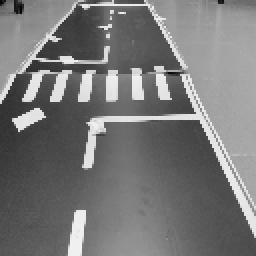
#> input picture src/lane-detect/fullOutput/image/noise1-00004600.png, 128 x 128 px, given as the content of the folder ./data, which was not available (shown 2 times larger)
$ python check_visual_block.py
#> lines starting #> are read from the running program, lines starting #| are printed output that depends on the picture; after the words box and inside, x2 and y2 are one past the last pixel; in counts of white or black regions, pixels touching at a corner belong together; pictures that were not available may be replaced by others from this repository, and a replacement may not be noted
import cv2
import numpy as np
import sys
import os

listfRrame = os.listdir("./data")
listfRrame.sort(key=len)

for eachName in listfRrame:
    image = cv2.imread("./data/"+eachName)
#> image is the input picture: shape (128, 128, 3); min 1, max 243, mean 119.8

    # Convert the image from BGR to HSV color space
    hsv_img = cv2.cvtColor(image, cv2.COLOR_BGR2HSV)
#> hsv_img: shape (128, 128, 3); mean H, S, V 0, 0, 119.8

    # Define the lower and upper bounds of the white color in HSV
    lower_white = np.array([0, 0, 70])
    upper_white = np.array([255, 60, 255])

    # Apply the color filter to extract white regions
    white_mask = cv2.inRange(hsv_img, lower_white, upper_white)
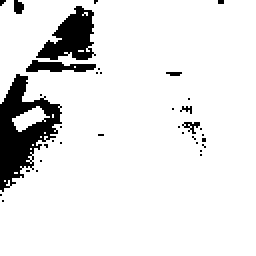
#> white_mask: shape (128, 128) (shown 2 times larger); 90.6% white; 36 black regions (31 under 20 px)

    cv2.imshow("mask",white_mask)

    # Find the contours in the binary image
    contours, _ = cv2.findContours(white_mask, cv2.RETR_EXTERNAL, cv2.CHAIN_APPROX_SIMPLE)
#> contours = 9 contours, 7 with area under 20; largest, box (x1, y1, x2, y2) and area: (0, 0, 128, 128) 15053, (6, 53, 25, 66) 98

    # Find the contour with the largest area
    largest_contour = max(contours, key=cv2.contourArea)
#> largest_contour = contour of 157 points, box (x1, y1, x2, y2) (0, 0, 128, 128), area 15053

    # Find the minimum area ellipse for the largest contour
    ellipse = cv2.fitEllipse(largest_contour)
#> ellipse = ((83.85, 57.85), (149.8, 206.1), 176.3)

    cv2.ellipse(image, ellipse, (0, 0, 255), 1)

    # Get the center coordinates and axis lengths of the ellipse
    center, axes, angle = ellipse
#> center = (83.85, 57.85); axes = (149.8, 206.1); angle = 176.3


    # Calculate the endpoints of the major axis using trigonometry
    major_axis_length = max(axes)
#> major_axis_length = 206.1
    minor_axis_length = min(axes)
#> minor_axis_length = 149.8
    angle_rad = (-angle+90) * np.pi / 180
#> angle_rad = -1.51
    x1 = int(center[0] + major_axis_length/2 * np.cos(angle_rad))
#> x1 = 90
    y1 = int(center[1] - major_axis_length/2 * np.sin(angle_rad))
#> y1 = 160
    x2 = int(center[0] - major_axis_length/2 * np.cos(angle_rad))
#> x2 = 77
    y2 = int(center[1] + major_axis_length/2 * np.sin(angle_rad))
#> y2 = -44

    # Draw the line along the major axis
    cv2.line(image, (x1, y1), (x2, y2), (0, 255, 0), 2)
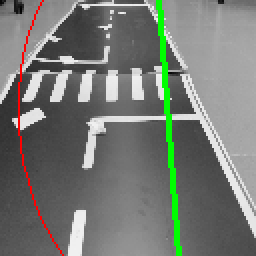
#> image: shape (128, 128, 3) (shown 2 times larger); mean B, G, R 116.2, 122.2, 118.2

    h,w= image.shape[:2]
#> h = 128; w = 128
    image = cv2.resize(image,(w*3,h*3))
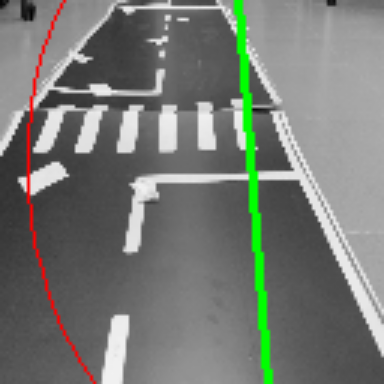
#> image: shape (384, 384, 3); mean B, G, R 116.1, 122.1, 118.1

    # Display the image
    cv2.imshow('Image', image)

    if 27 == cv2.waitKey(100):
#> (key Esc is pressed here)
        break

$ run again, on src/lane-detect/fullOutput/image/noise1-00005750.png
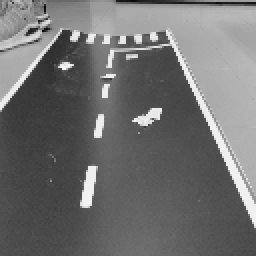
#> input picture src/lane-detect/fullOutput/image/noise1-00005750.png, 128 x 128 px, given as the content of the folder ./data, which was not available (shown 2 times larger)
#> image is the input picture: shape (128, 128, 3); min 7, max 245, mean 112
#> hsv_img: shape (128, 128, 3); mean H, S, V 0, 0, 112
#> `white_mask = cv2.inRange(hsv_img, lower_white, upper_white)`:
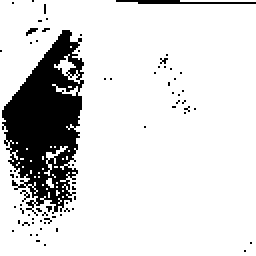
#> white_mask: shape (128, 128) (shown 2 times larger); 85.7% white; 71 black regions (69 under 20 px)
#> contours = 2 contours, 1 with area under 20; largest, box (x1, y1, x2, y2) and area: (0, 0, 128, 128) 15999
#> largest_contour = contour of 14 points, box (x1, y1, x2, y2) (0, 0, 128, 128), area 15999
#> ellipse = ((66.75, 68.78), (147, 207.3), 88.39)
#> center = (66.75, 68.78); axes = (147, 207.3); angle = 88.39
#> major_axis_length = 207.3
#> minor_axis_length = 147
#> angle_rad = 0.0281
#> x1 = 170
#> y1 = 65
#> x2 = -36
#> y2 = 71
#> `image = cv2.resize(image,(w*3,h*3))`:
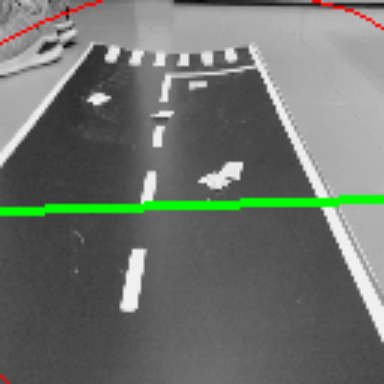
#> image: shape (384, 384, 3); mean B, G, R 109.1, 115.1, 110

$ run again, on src/lane-detect/fullOutput/image/noise1-00006550.png
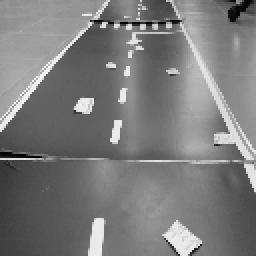
#> input picture src/lane-detect/fullOutput/image/noise1-00006550.png, 128 x 128 px, given as the content of the folder ./data, which was not available (shown 2 times larger)
#> image is the input picture: shape (128, 128, 3); min 0, max 249, mean 123.2
#> hsv_img: shape (128, 128, 3); mean H, S, V 0, 0, 123.2
#> `white_mask = cv2.inRange(hsv_img, lower_white, upper_white)`:
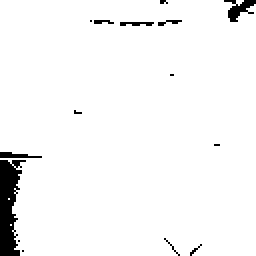
#> white_mask: shape (128, 128) (shown 2 times larger); 96.3% white; 15 black regions (11 under 20 px)
#> contours = 3 contours, 2 with area under 20; largest, box (x1, y1, x2, y2) and area: (0, 0, 128, 128) 15584
#> largest_contour = contour of 97 points, box (x1, y1, x2, y2) (0, 0, 128, 128), area 15584
#> ellipse = ((69.39, 64.82), (132.8, 159.8), 18.92)
#> center = (69.39, 64.82); axes = (132.8, 159.8); angle = 18.92
#> major_axis_length = 159.8
#> minor_axis_length = 132.8
#> angle_rad = 1.24
#> x1 = 95
#> y1 = -10
#> x2 = 43
#> y2 = 140
#> `image = cv2.resize(image,(w*3,h*3))`:
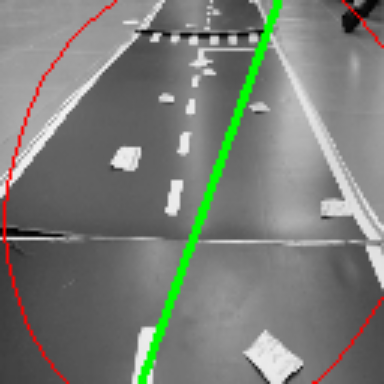
#> image: shape (384, 384, 3); mean B, G, R 118.8, 125.1, 121.6

$ run again, on src/lane-detect/fullOutput/image/noise1-00006650.png
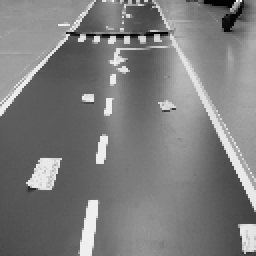
#> input picture src/lane-detect/fullOutput/image/noise1-00006650.png, 128 x 128 px, given as the content of the folder ./data, which was not available (shown 2 times larger)
#> image is the input picture: shape (128, 128, 3); min 0, max 253, mean 124.6
#> hsv_img: shape (128, 128, 3); mean H, S, V 0, 0, 124.6
#> `white_mask = cv2.inRange(hsv_img, lower_white, upper_white)`:
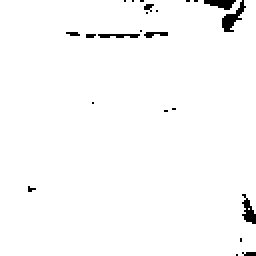
#> white_mask: shape (128, 128) (shown 2 times larger); 98.1% white; 23 black regions (18 under 20 px)
#> contours = 2 contours, 1 with area under 20; largest, box (x1, y1, x2, y2) and area: (0, 0, 128, 128) 15899
#> largest_contour = contour of 88 points, box (x1, y1, x2, y2) (0, 0, 128, 128), area 15899
#> ellipse = ((49.7, 66.27), (142.8, 206.9), 83.03)
#> center = (49.7, 66.27); axes = (142.8, 206.9); angle = 83.03
#> major_axis_length = 206.9
#> minor_axis_length = 142.8
#> angle_rad = 0.122
#> x1 = 152
#> y1 = 53
#> x2 = -52
#> y2 = 78
#> `image = cv2.resize(image,(w*3,h*3))`:
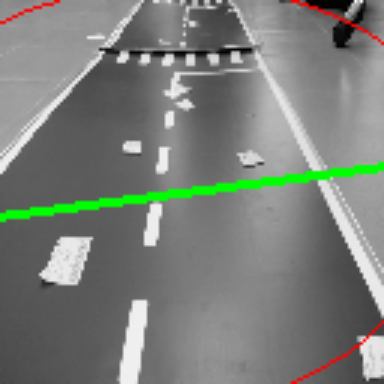
#> image: shape (384, 384, 3); mean B, G, R 121.1, 127.1, 122.4
